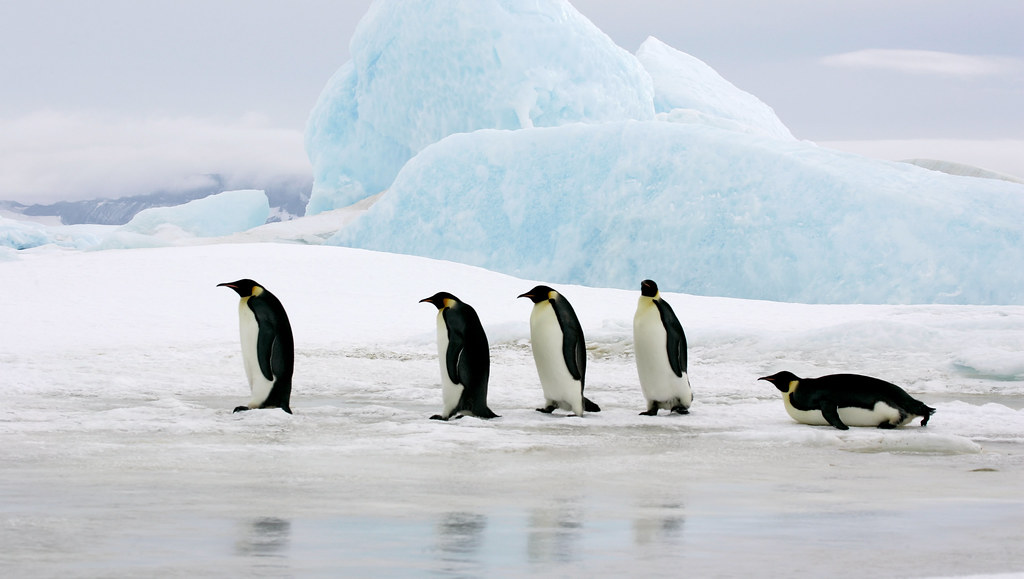
#> input picture 08- Object Detection using Contour Finder/03- Object Detection using Contour Finder/Inputs/penguin3.jpeg, 1024 x 579 px, found by its file name
$ jupyter execute object-detection-using-contour-finder.ipynb
#> lines starting #> are read from the running program, lines starting #| are printed output that depends on the picture; after the words box and inside, x2 and y2 are one past the last pixel; in counts of white or black regions, pixels touching at a corner belong together
[cell 1]
from google.colab import drive
drive.mount('/content/drive')

[cell 2]
import numpy as np
import cv2
from google.colab.patches import cv2_imshow
import os

path = "/content/drive/MyDrive/ImageProcessing/Assignment-29"

[cell 3]
cd /content/drive/MyDrive/ImageProcessing/Assignment-29

[cell 4]
img_gray = cv2.imread(os.path.join(path, "Inputs/penguin3.jpeg"), cv2.IMREAD_GRAYSCALE)
#> img_gray: shape (579, 1024); min 0, max 255, mean 203.8


# [48 lines of commented-out code are left out]

ret,thresh = cv2.threshold(img_gray,185,255,cv2.THRESH_BINARY_INV)
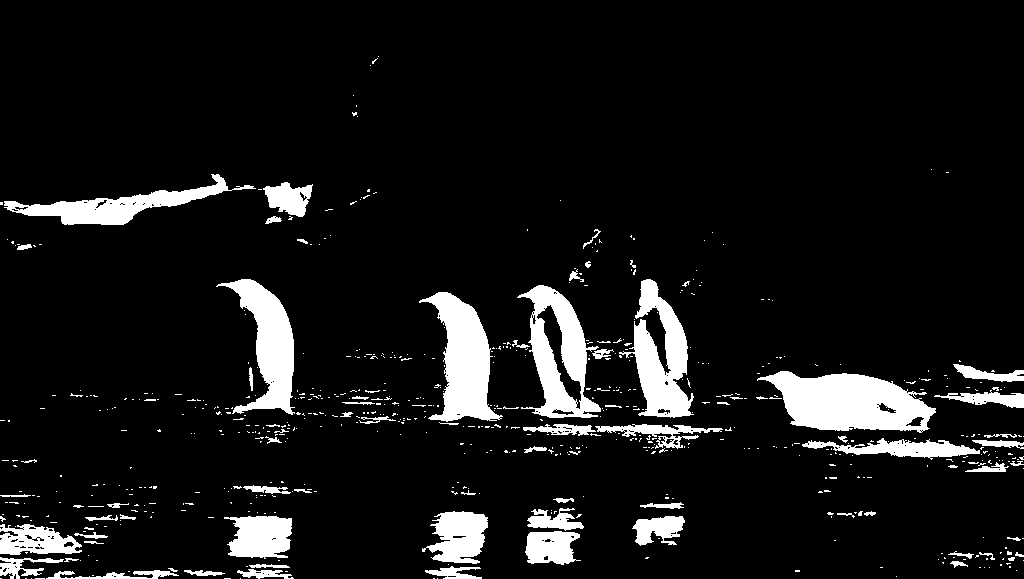
#> thresh: shape (579, 1024); 9% white; 644 white regions (562 under 20 px)

contours, _ = cv2.findContours(thresh, cv2.RETR_TREE, cv2.CHAIN_APPROX_SIMPLE)
#> contours = 780 contours, 710 with area under 20; largest, box (x1, y1, x2, y2) and area: (757, 371, 936, 433) 7029, (517, 285, 601, 418) 5986, (419, 292, 503, 422) 5126, (619, 279, 694, 418) 4570, (216, 279, 295, 415) 4358
num = 0

for cnt in contours:
    area = cv2.contourArea(cnt)

    if area >4000:

        num = num + 1
        x, y, w, h = cv2.boundingRect(cnt)
        cv2.rectangle(img_gray, (x, y), (x +w, y+ h), (60, 60, 60), 4)
#> this loop made 780 passes
#> (area, x, y, w, h) on passes 579, 671, 681, 698, 705: (7029, 757, 371, 179, 62), (5125.5, 419, 292, 84, 130), (5986.5, 517, 285, 84, 133), (4570, 619, 279, 75, 139), (4358.5, 216, 279, 79, 136)
#> area on passes 15, 16, 20, 30, 35, 38: 99, 382.5, 240, 311.5, 73, 42.5
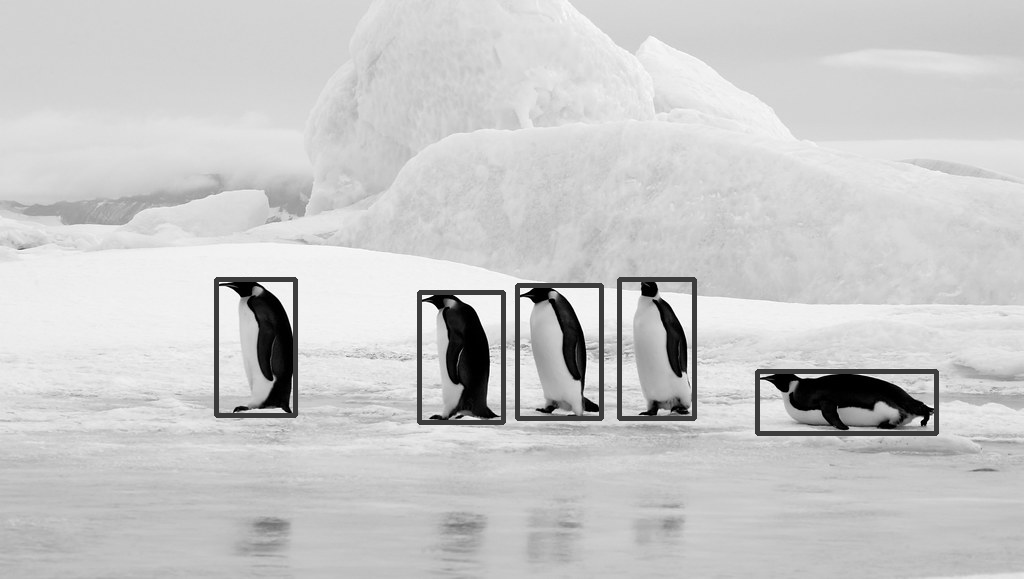
#> img_gray: shape (579, 1024); min 0, max 255, mean 200.9
#> after the loop, num = 5

cv2_imshow(img_gray)
print("number of penguin in this image : ", num)
#| number of penguin in this image :  5
cv2.imwrite(os.path.join(path, "Output/penguin3.jpg"), img_gray)
#> Out = True


# [21 lines of commented-out code are left out]

[cell 5]
img_gray = cv2.imread(os.path.join(path, "Inputs/gerdalies.tif"), cv2.IMREAD_GRAYSCALE)
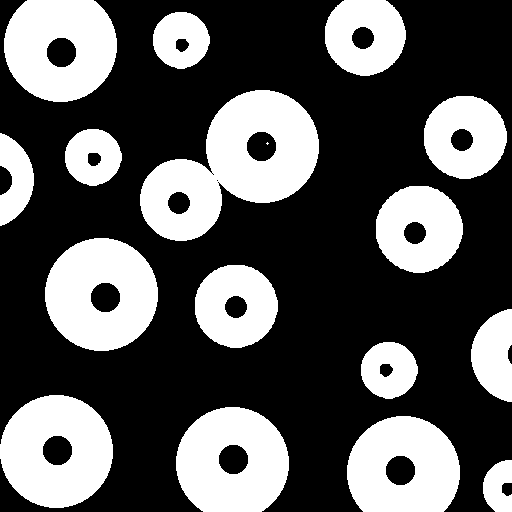
#> input picture 08- Object Detection using Contour Finder/03- Object Detection using Contour Finder/Inputs/gerdalies.tif, 512 x 512 px, found by its file name
#> img_gray: shape (512, 512); 35.3% white; 17 white regions (1 under 20 px), largest, box (x1, y1, x2, y2) and area: (140, 90, 319, 241) 14240, (45, 238, 158, 351) 9332, (0, 395, 113, 508) 9332
cv2_imshow(img_gray)

thresh = 255 - img_gray
#> thresh: shape (512, 512); 64.7% white; 17 black regions (1 under 20 px)
contours, _ = cv2.findContours(thresh, cv2.RETR_TREE, cv2.CHAIN_APPROX_SIMPLE)
#> contours = 28 contours, 2 with area under 20; largest, box (x1, y1, x2, y2) and area: (0, 0, 512, 512) 210870, (139, 89, 320, 242) 15557, (44, 237, 159, 352) 10164, (375, 185, 464, 274) 6061, (194, 264, 279, 349) 5529

for cnt in contours:
    area = cv2.contourArea(cnt)

    if area <800:

        x, y, w, h = cv2.boundingRect(cnt)
        img_gray[y : y + h, x : x + w ]= 255
#> this loop made 28 passes
#> (area, x, y, w, h) on passes 1, 2, 3, 4, 5, 6, 7, 8, 11, 13, 15, 17: (95.5, 502, 483, 10, 13), (632, 386, 456, 29, 29), (632, 219, 445, 29, 29), (632, 43, 436, 29, 29), (39, 508, 345, 4, 19), (232, 0, 166, 12, 29), (632, 47, 38, 29, 29), (345, 352, 27, 22, 22), (112.5, 380, 364, 13, 13), (345, 225, 296, 22, 22), (632, 91, 283, 29, 29), (345, 404, 222, 22, 22)
#> area on passes 9, 10, 12, 14, 16, 18: 210869.5, 2591, 5529, 10164, 6061, 2591
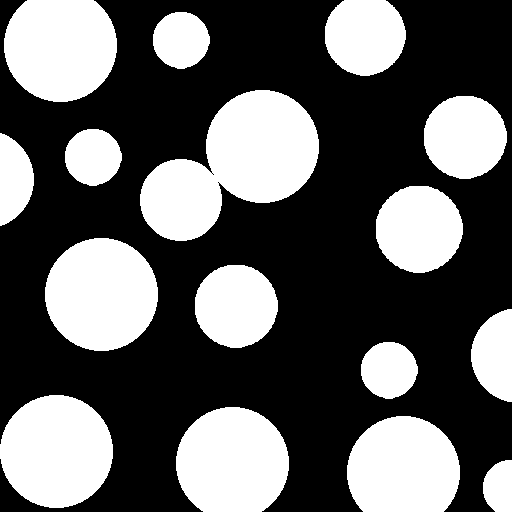
#> img_gray: shape (512, 512); 37.9% white; 16 white regions

cv2_imshow(img_gray)
cv2.imwrite(os.path.join(path, "Output/gerdalies.jpg"), img_gray)
#> Out = True

[cell 6]
img_gray = cv2.imread(os.path.join(path, "Inputs/OCR.jpg"), cv2.IMREAD_GRAYSCALE)
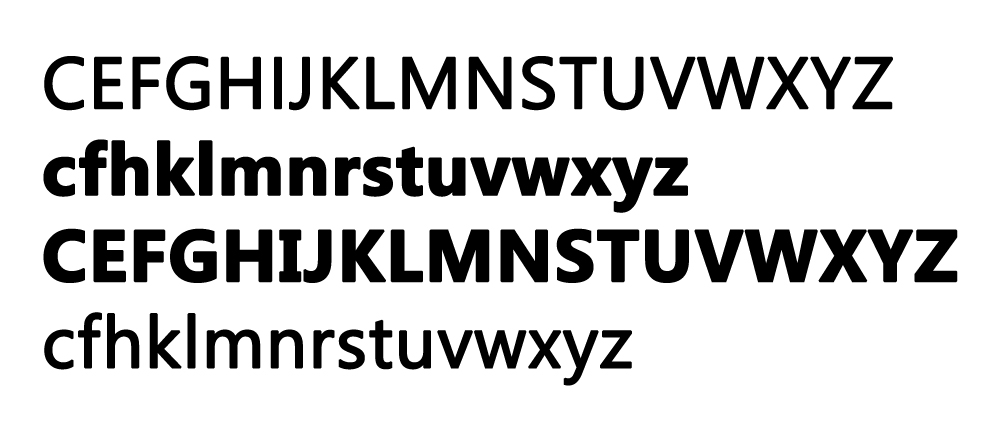
#> input picture 08- Object Detection using Contour Finder/03- Object Detection using Contour Finder/Inputs/OCR.jpg, 1000 x 432 px, found by its file name
#> img_gray is the input picture: shape (432, 1000); min 0, max 255, mean 212.6
# cv2_imshow(img_gray)

thresh = 255 - img_gray
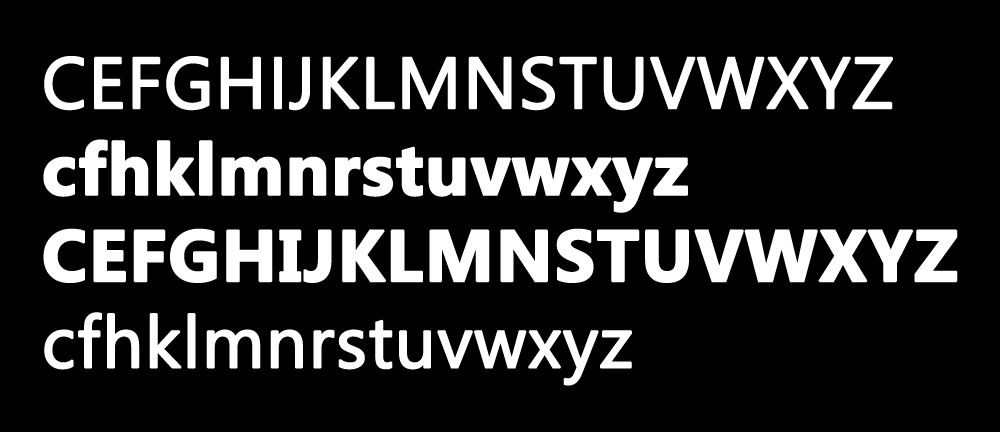
#> thresh: shape (432, 1000); min 0, max 255, mean 42.4
# cv2_imshow(thresh)

kernel = cv2.getStructuringElement(cv2.MORPH_CROSS,(3,3))
#> kernel = [[0, 1, 0], [1, 1, 1], [0, 1, 0]]
erode = cv2.erode(thresh,kernel,iterations = 2)
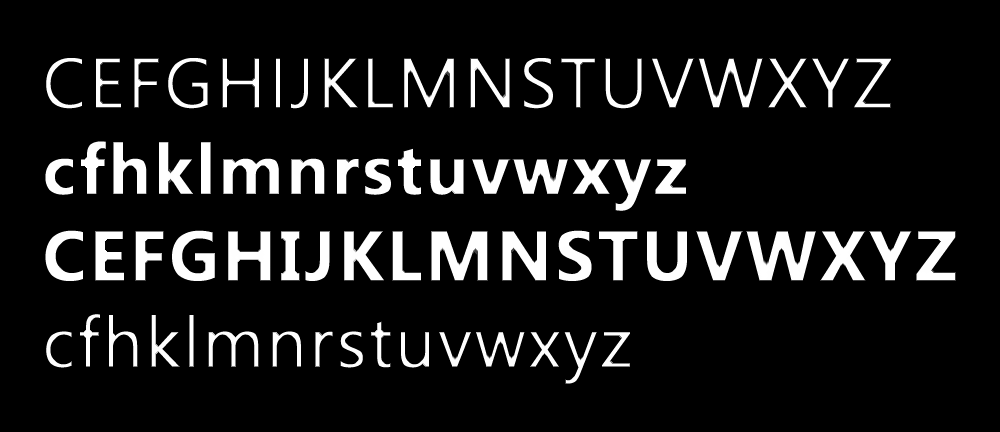
#> erode: shape (432, 1000); min 0, max 255, mean 26

contours, _ = cv2.findContours(erode, cv2.RETR_EXTERNAL, cv2.CHAIN_APPROX_SIMPLE)
#> contours = 70 contours; largest, box (x1, y1, x2, y2) and area: (431, 231, 488, 281) 1736, (746, 230, 816, 282) 1696, (501, 230, 547, 282) 1285, (171, 230, 216, 282) 1148, (228, 230, 272, 282) 1145
# print(len(contours))
# cv2_imshow(dilated)

i = 1
for cnt in contours:
    area = cv2.contourArea(cnt)

    if area >150:

        x, y, w, h = cv2.boundingRect(cnt)
        roi = img_gray[y-2 : y + h + 2, x-2 : x + w +2 ]
        cv2.imwrite(os.path.join(path, "Output/OCR/" + f"{i}.jpg"), roi)

        cv2.rectangle(img_gray, (x-2, y-2), (x +w+2, y+ h+2), (100, 100, 100), 2)

        i = i + 1
#> this loop made 70 passes
#> (area, x, y, w, h) on passes 1 to 12: (346.5, 530, 332, 30, 36), (325, 602, 331, 28, 36), (392.5, 564, 331, 33, 53), (532.5, 476, 331, 49, 37), (299.5, 438, 331, 33, 37), (310, 400, 331, 30, 38), (207.5, 314, 331, 19, 36), (346, 271, 331, 31, 37), (280, 45, 331, 28, 38), (315.5, 339, 330, 24, 39), (592.5, 207, 330, 53, 38), (284.5, 370, 321, 22, 47)
#> pass 1, `roi = img_gray[y-2 : y + h + 2, x-2 : x + w +2 ]`:
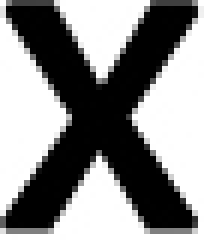
#> roi: shape (40, 34) (shown 6 times larger); min 0, max 255, mean 137.7
#> pass 3, `roi = img_gray[y-2 : y + h + 2, x-2 : x + w +2 ]`:
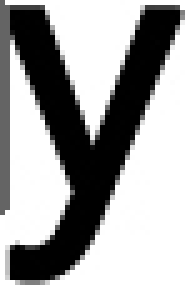
#> roi: shape (57, 37) (shown 5 times larger); min 0, max 255, mean 158.9
#> after the loop:
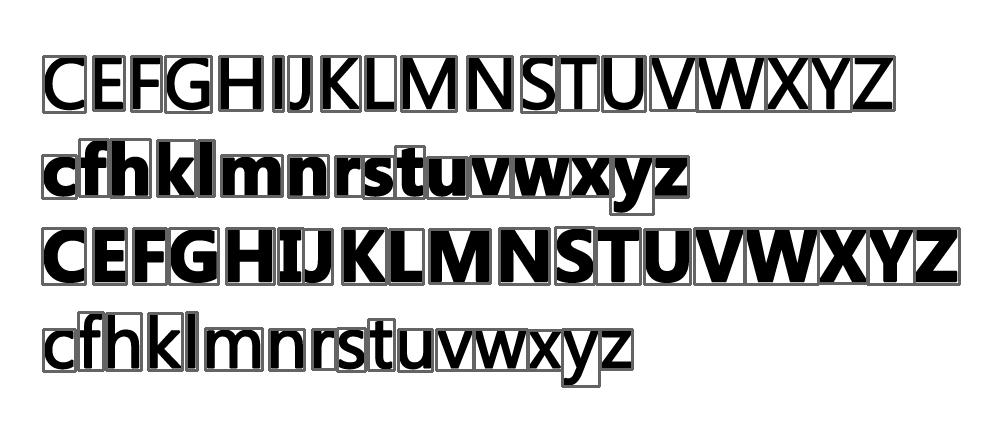
#> img_gray: shape (432, 1000); 8.21% of pixels changed, all inside (x1, y1, x2, y2) = (41, 55, 961, 388)
#> after the loop, i = 71

cv2.imwrite(os.path.join(path, "Output/OCR/OCR.jpg"), img_gray)
cv2_imshow(img_gray)
